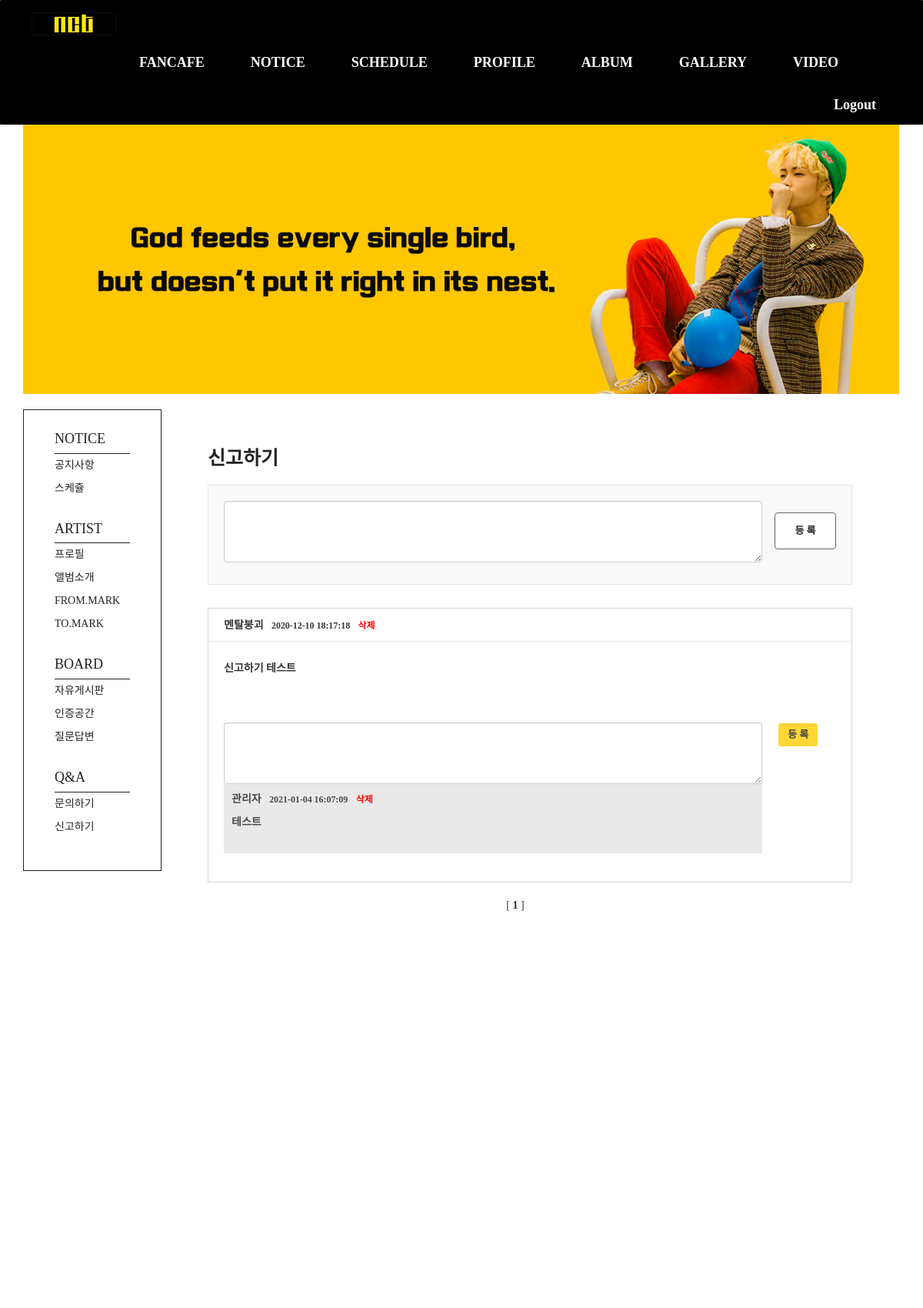
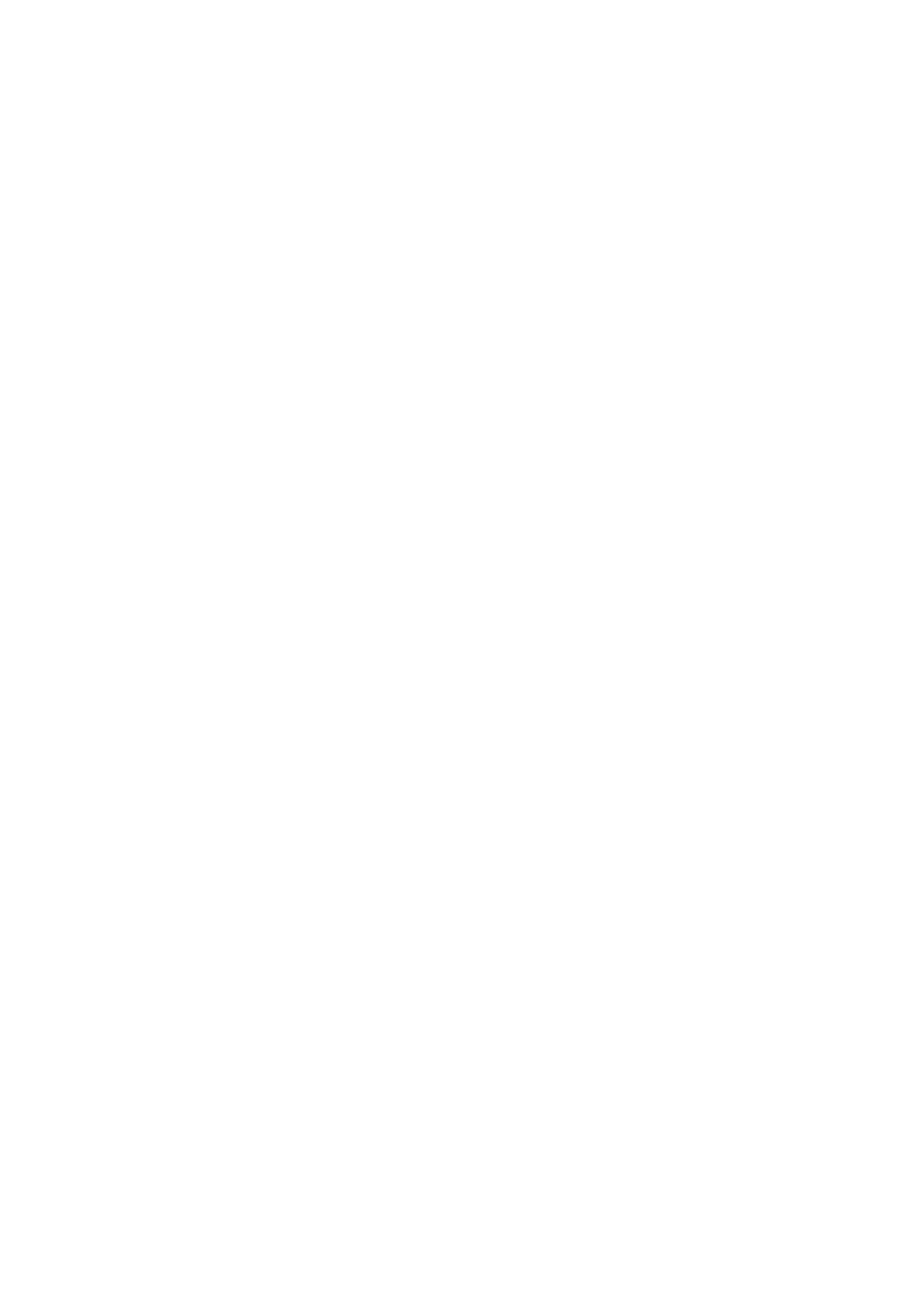
Page /board/report/ (signed in, upper part) on the committed database (2 pictures, top to bottom).
### board/models.py (models this page shows, shortened)
class Report(models.Model):
    objects = models.Manager()
    author = models.ForeignKey('member.member', on_delete=models.CASCADE)
    text = models.TextField()
    created_date = models.DateTimeField(default=timezone.now)

class Report_Comment(models.Model):
    objects = models.Manager()
    author = models.ForeignKey('member.member', on_delete=models.CASCADE)
    post = models.ForeignKey('Report', on_delete = models.CASCADE)
    text = models.TextField()
    created_date = models.DateTimeField(default=timezone.now)

### member/models.py (models this page shows)
class Member(models.Model):
    objects = models.Manager()
    member_id = models.CharField(max_length=50)
    member_pw = models.CharField(max_length=200)
    nickname = models.CharField(max_length=50)
    member_name = models.CharField(max_length=50)
    address = models.CharField(max_length=200, blank=True)
    address_in = models.CharField(max_length=200, blank=True)
    phone_no = models.CharField(max_length=100, blank=True)
    email = models.EmailField()
    member_date = models.DateField('join_date', auto_now_add=True)
    def __str__(self):
        return self.nickname

### board/views.py (the view)
# urls.py: path('report/', views.report, name='report'),
def report(request):
    restaurants = Report.objects.all().order_by("created_date").reverse() #문의글
    restaurants_co = Report_Comment.objects.all().order_by("created_date").reverse() #문의댓글글
    pagenator = Paginator(restaurants, 4)
    page = request.GET.get('page')
    if page is None:
        page = 1
    page_F = float(page)
    if page_F <= 10:
        beginPage = 1
    else:
        beginPage = (math.trunc(page_F / 10)) * 10 + 1
    if (beginPage + 10) > pagenator.num_pages:
        lastPage = pagenator.num_pages
    else:
        lastPage = beginPage + 9
    nextRangeStartPage = lastPage + 1
    pageRange = []
    for num in range(beginPage, lastPage+1):
        pageRange.append(num)
    items = pagenator.get_page(page)
    if request.method == 'POST':
        form = ReportForm(request.POST)
        if form.is_valid():
            member_id = request.session.get('member_id')
            login = Member.objects.get(member_id=member_id)
            report = form.save(commit=False)
            report.author = login
            report.text = form.cleaned_data['text']
            report.save()
            restaurants = Report.objects.all().order_by("created_date").reverse()
            pagenator = Paginator(restaurants, 4)
            page = request.GET.get('page')
            if page is None:
                page = 1
            page_F = float(page)
            if page_F <= 10:
                beginPage = 1
            else:
                beginPage = (math.trunc(page_F / 10)) * 10 + 1
            if (beginPage + 10) > pagenator.num_pages:
                lastPage = pagenator.num_pages
            else:
                lastPage = beginPage + 9
            nextRangeStartPage = lastPage + 1
            pageRange = []
            for num in range(beginPage, lastPage+1):
                pageRange.append(num)
            items = pagenator.get_page(page)
            message="신고등록"
            return render(request, 'board/report.html', {
                'form':form,
                'message':message,
                'restaurants': items,
                'restaurants_co':restaurants_co,
                'lastPage': lastPage,
                'pageRange': pageRange,
                'nextRangeStartPage': nextRangeStartPage
                })
    else:
        form = ReportForm()
        return render(request, 'board/report.html', {
            'form':form,
            'restaurants': items,
            'restaurants_co':restaurants_co,
            'lastPage': lastPage,
            'pageRange': pageRange,
            'nextRangeStartPage': nextRangeStartPage
            })

### board/forms.py
class ReportForm(forms.ModelForm):
    class Meta:
        model = Report
        fields = ['text',]
        labels = {
            "text" : False
        }
        widgets = {
            "text":forms.Textarea(attrs={'class':'form-control','rows':5}),
        }

### board/templates/board/report.html (shortened to what this page needs)
{% extends "board/board_base.html" %}
{% block boardbar %}
{% load static %}
<div class="conbody">
    <h3>신고하기</h3>
    <div class="contop">
        {% if request.session.member_id %}
        <form method="POST" action="{% url 'board:report' %}" enctype="multipart/form-data">
            {{ form.as_p }}
            <input type="submit" id="button1" class="btn btn-primary" value="등  록">
        </form>
        {% else %}
        <div class="alert alert-warning">로그인된 사용자만 댓글을 작성할 수 있습니다.</div>
        {% endif %}
    </div>
    <div class="conbottom">
       {% for report in restaurants %}
        <div class="report-list">
            <div class="report-name">{{ report.author }}&nbsp;&nbsp;
                <small>{{ report.created_date }}</small>&nbsp;&nbsp;
                {% if request.session.member_id == report.author.member_id%}
                <small><a href="{% url 'board:report_delete' pk=report.pk %}" class="but">삭제</a></small>
            </div>
            <div class="report-memo">
                <p>{{ report.text|linebreaks }}</p><br><br>
                <div class="comment">
                    <div class="comment_top">
                        <form method="POST" action="{% url 'board:report_comment' pk=report.pk %}" enctype="multipart/form-data">
                            {% csrf_token %}
                            {{ form.as_p }}
                            <input type="submit" id="button2" class="btn btn-primary" value="등  록">
                        </form>
                    </div>
                    {% for comment in restaurants_co %}
                        <div class="comment_bottom">
                            {% if report.pk == comment.post.pk  %}
                                <br>{{ comment.author }}&nbsp;&nbsp;
                                <small>{{ comment.created_date }}</small>&nbsp;&nbsp;
                                {% if request.session.member_id == comment.author.member_id%}
                                    <small><a href="{% url 'board:report_comment_delete' pk=comment.pk %}" class="but">삭제</a></small>
                                {% endif %}
                                    <p>{{ comment.text|linebreaks }}</p>
                                <br>
                            {% endif %}
                        </div>
                    {% endfor %}
                </div>
                {% elif request.session.member_id == "admin1234" %}
                <small><a href="{% url 'board:report_delete' pk=report.pk %}" class="but">삭제</a></small>
            </div>
            <div class="report-memo">
                <p>{{ report.text|linebreaks }}</p><br><br>
                <div class="comment">
                    <div class="comment_top">
                        <form method="POST" action="{% url 'board:report_comment' pk=report.pk %}" enctype="multipart/form-data">
                            {{ form.as_p }}
                            <input type="submit" id="button2" class="btn btn-primary" value="등  록">
                        </form>
                    </div>
                    {% for comment in restaurants_co %}
                        <div class="comment_bottom">
                            {% if report.pk == comment.post.pk  %}
                                <br>{{ comment.author }}&nbsp;&nbsp;
                                <small>{{ comment.created_date }}</small>&nbsp;&nbsp;
                                <small><a href="{% url 'board:report_comment_delete' pk=comment.pk %}" class="but">삭제</a></small>
                                <p>{{ comment.text|linebreaks }}</p>
                                <br>
                            {% endif %}
                        </div>
                    {% endfor %}
                </div>
                {% else %}
                <p style="color:#666; font-size:12px; "><br>비밀글 입니다.</p>
                {% endif %}
            </div>
            <br>
        </div>
        {% empty %}
        <div class="report-list">
            <p>작성된 글이 없습니다!</p>
        </div>{% endfor %}
        </div>
</div>
<br>
<table cellspacing=1 width=700 class="tbl_page">
    <tr>
    <td>
    {% for pageNum in pageRange %}
        {% if restaurants.number == pageNum %}
            <spen class="current">
                [
                <b>{{ restaurants.number }}</b>
                ]
            </spen>
        {% else %}
            <a href="?page={{ pageNum }}">[{{ pageNum }}]</a>
        {% endif %}
    {% endfor %}
    </td>
    </tr>
</table>
{% endblock boardbar %}

### static/css/navbar.css (style rules this page uses)
* { font-family: 'Nanum Gothic'; }
a { color: #000000; text-decoration: none; }

### board/templates/board/report.html (style rules this page uses)
.conbody { font-family: 'Nanum Square', '나눔 고딕', 'Nanum Gothic', sans-serif; font-weight: bold; color: black; margin: 0; padding: 0; margin-left:-50px; }
h3 { color: #222; font-size:25px; font-weight: bold; }
.conbody .contop { height: 130px; margin: 20px 42px 30px 0px; padding: 10px 10px 40px 20px; border: 1px solid #e8e8e8; background: #f9f9f9; font-size: 12px; color: #353535; }
.conbody .contop textarea.form-control { width: 700px; height: 80px; float:left; }
.conbody .contop .btn-primary { margin: 15px 10px 0px 15px; padding: 14px 16px; min-width: 80px; font-weight: bold; text-align: center; color: #222; background-color: #fff; border: 1px solid #666; }
.conbody .conbottom { width: 838px; border-top: 1px solid #d7d5d5; }
.report-list { width: 838px; position: relative; overflow: hidden; border: 1px solid #d7d5d5; border-top: none; color: #353535; padding: 12px 0px 7px; }
.report-name { font-weight: bold; padding: 0px 20px 10px 20px; }
.report-memo { clear: both; border-top: 1px solid #e9e9e9; padding: 15px 20px 10px 20px; }
.btn { font-size: 13px; font-weight: bold; background-color: #FFD633; border: 1px solid white; color: #444; float: right; margin-bottom: 10px; }
.but { color: red; }
.tbl_page { text-align: center; font-weight: 100; }
.comment .comment_top textarea.form-control { width: 700px; height: 80px; float: left; margin-bottom: 10px; }
.comment .comment_bottom { width: 700px; color:#4d4949; background-color: #e9e9e9; padding-left: 10px; }
#button2 { float: left; margin-left: 20px; }

### rows in the picture
Report: author "멘탈붕괴", created_date "2020-12-10 18:17:18", text "신고하기 테스트"
Report_Comment: author "관리자", created_date "2021-01-04 16:07:09", text "테스트"

### other values in the picture
{{ restaurants.number }} "1"
